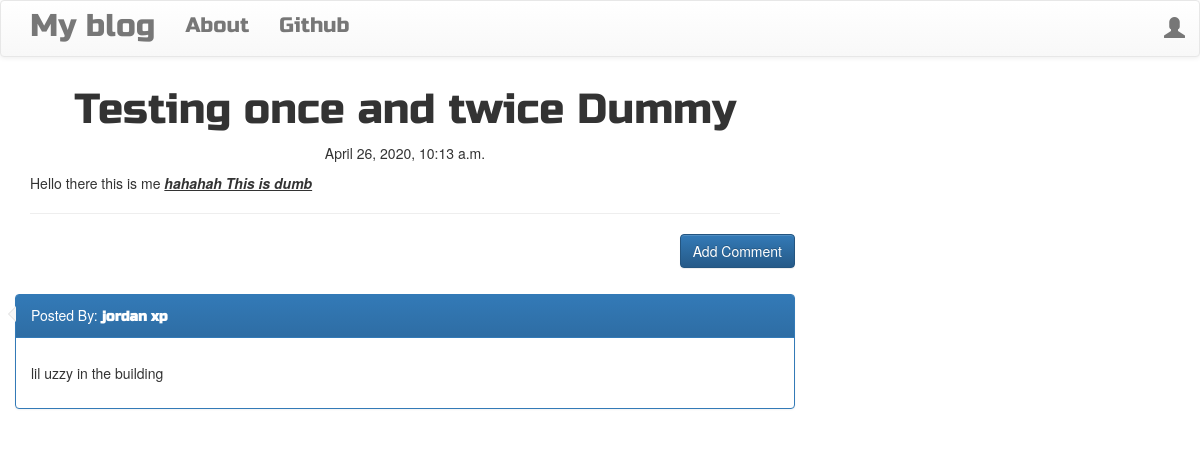
/blog/post/1, run on the app's committed database.
### blog/models.py (models this page shows, shortened)
class Post(models.Model):
    author = models.ForeignKey('auth.User',on_delete=models.PROTECT)
    title = models.CharField(max_length=250)
    text = models.TextField()
    create_date = models.DateTimeField(default=timezone.now)# timezone function and not executing it instead
    published_date = models.DateTimeField(blank=True,null=True)

class Comment(models.Model):
    post = models.ForeignKey('blog.Post', related_name='comments',on_delete=models.PROTECT)
    author = models.CharField(max_length=20)
    text = models.TextField()
    create_date = models.DateTimeField(default=timezone.now())
    approved_comment = models.BooleanField(default=False)

### blog/views.py (the view)
# urls.py: path("/post/<int:pk>",views.PostDetailView.as_view(),name="post_detail"),
class PostDetailView(DetailView):
    model = Post

### blog/templates/blog/post_detail.html (shortened to what this page needs)
{% extends 'blog/base.html' %}
{% block bodyblock %}
<h1 class="posttile loader"> {{ post.title }}</h1>
{%  if post.published_date %}
    <div class="date postdate">
        {{ post.published_date }}
    </div>
{% else %}
    <a class="btn btn-default" href="{% url 'post_publish' pk=post.pk %}">Publish</a>
{% endif %}
    <p class="postcontent">{{ post.text|safe|linebreaksbr }}</p>
<hr>
<a href="{% url 'add_comment_post' pk=post.pk %}" class="btn btn-primary btn-comment">Add Comment</a>
<br><br>
<div class="container">
    {% for comment in post.comments.all %}
        <br>
        {% if user.is_authenticated or comment.approved_comment %}
</div>
            <div class="row">
                <div class="panel panel-primary">
                <div class="panel-heading">
                Posted By: <strong class="commenttile">{{ comment.author }}</strong>
                </div>
                <div class="panel-body">
                <p>{{ comment.text|safe|linebreaks }}</p>
                </div>
                </div>
            </div>
        {% endif %}
        {% empty %}
            <p> No comments... </p>
    {% endfor %}
</div>
{% endblock %}

### blog/static/css/blog.css (style rules this page uses)
.loader { filter: hue-rotate(0deg); color: linear-gradient(45deg, #0f8, #08f); animation: hue 10000ms infinite linear; }
.postdate { text-align: center; }
.posttile { font-family: 'Russo One', sans-serif; font-size: 3em; text-align: center; }
.commenttile { font-family: 'Russo One', sans-serif; font-size: 1em; }
.postcontent { font-family: 'Montserrat'; font-size: 1.5em; }
.btn-comment { position: absolute; right: 0px; }
.panel { position:relative; }
.panel>.panel-heading:after,.panel>.panel-heading:before { position:absolute; top:11px;left:-16px; right:100%; width:0; height:0; display:block; content:" "; border-color:transparent; border-style:solid solid outset; pointer-events:none; }
.panel>.panel-heading:after { border-width:7px; border-right-color:#f7f7f7; margin-top:1px; margin-left:2px; }
.panel>.panel-heading:before { border-right-color:#ddd; border-width:8px; }

### data on the page
Post: title "Testing once and twice Dummy", published_date "April 26, 2020, 10:13 a.m.", text "Hello there this is me hahahah This is dumb"
Comment: author "jordan xp", text "lil uzzy in the building"
